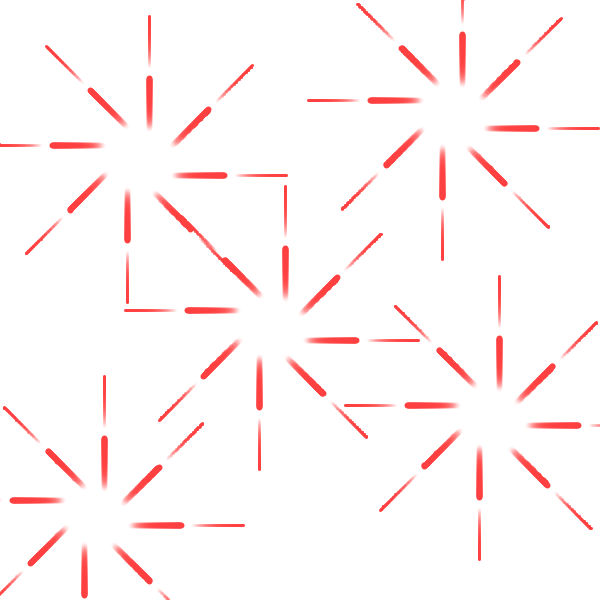
Frame 1 (no input)
Frame 60 (the mouse pressed at the canvas centre just before this capture): identical to frame 1, image omitted
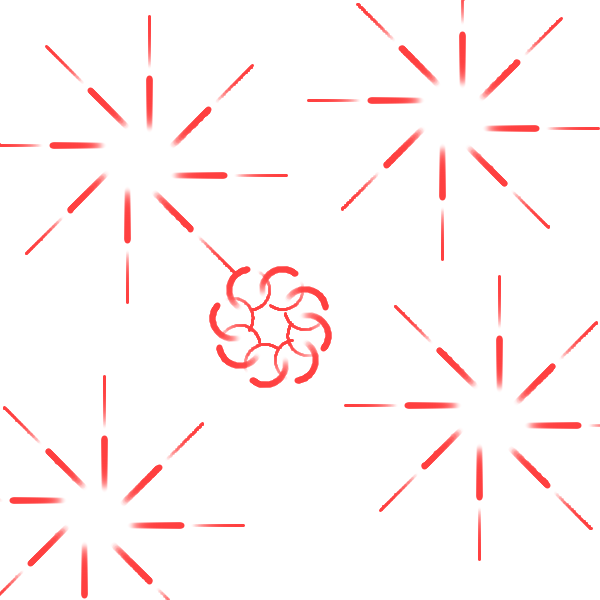
Frame 120 (the mouse held since frame 60 and released just before this capture)

The Processing sketch that drew these frames (run headless with seeded random() and noise(); from frame 60 on, the mouse is pressed at the canvas centre):

// Processing sketch: processing_15279
// ── processing_15279.pde

float inc=0.0;
float inc2=0.0;
float inc3=0.0;
float inc4=0.0;
float inc5=0.0;
void setup(){
  size(600,600);
  smooth();
}

void draw(){
  background(255);
  int [] x={285,435,340,50,-260,-410,-310,-25};
  int [] y={310,20,-295,-445,-345,-60,250,405};
  for(int m=0;m<x.length;m++){
    flower1(x[m],y[m],1,0.003);
    }
  int [] a={105,443,525,305,-85,-420,-500,-285};
  int [] b={500,280,-120,-455,-533,-315,75,415};
  for(int w=0;w<x.length;w++){
    flower2(a[w],b[w],1,0.003);
  }
  int [] d={500,650,425,-44,-480,-630,-405,63};
  int [] e={400,-70,-517,-668,-435,32,470,620};
  for(int f=0;f<x.length;f++){
    flower3(d[f],e[f],1,0.003);
    }
  int [] g={150,225,175,27,-128,-198,-145,0};
  int [] h={140,-8,-163,-235,-178,-37,115,190};
  for(int j=0;j<x.length;j++){
    flower4(g[j],h[j],1,0.003);
    }
  int [] k={463,410,128,-227,-443,-390,-100,250};
  int [] l={96,-260,-475,-425,-135,218,433,380};
  for(int n=0;n<x.length;n++){
    flower5(k[n],l[n],1,0.003);
    }
}
  
  void flower1(int x,int y,int segmentLength,float increment){
    if((mouseX>=200)&&(mouseX<=350)&&(mouseY>=230)&&(mouseY<=420)){
      inc+=increment;
    }else{
      inc=inc;
    }
    float angle=sin(inc)/20;
    pushMatrix();
    translate(x,y);
    for(int i=6;i>0;i-=2.5){
      for(int c=-50;c<=255;c+=5){
      stroke(255,64,64,c);
      strokeWeight(i);
      line(0,0,0,-segmentLength);
      translate(0,-segmentLength);
      rotate(angle);
      }
    }
    popMatrix();
    rotate(PI/4);
}

void flower2(int a,int b,int segmentLength,float increment){
    if((mouseX>=0)&&(mouseX<=200)&&(mouseY>=400)&&(mouseY<=600)){
      inc2+=increment;
    }else{
      inc2=inc2;
    }
    float angle=sin(inc2)/20;
    pushMatrix();
    translate(a,b);
    for(int i=6;i>0;i-=2.5){
      for(int c=-50;c<=255;c+=5){
      stroke(255,64,64,c);
      strokeWeight(i);
      line(0,0,0,-segmentLength);
      translate(0,-segmentLength);
      rotate(angle);
      }
    }
    popMatrix();
    rotate(PI/4);
}
 
  void flower3(int d,int e,int segmentLength,float increment){
    if((mouseX>=400)&&(mouseX<=600)&&(mouseY>=300)&&(mouseY<=500)){
      inc3+=increment;
    }else{
      inc3=inc3;
    }
    float angle=sin(inc3)/20;
    pushMatrix();
    translate(d,e);
    for(int i=6;i>0;i-=2.5){
      for(int c=-50;c<=255;c+=5){
      stroke(255,64,64,c);
      strokeWeight(i);
      line(0,0,0,-segmentLength);
      translate(0,-segmentLength);
      rotate(angle);
      }
    }
    popMatrix();
    rotate(PI/4);
}
 
  void flower4(int g,int h,int segmentLength,float increment){
    if((mouseX>=60)&&(mouseX<=200)&&(mouseY>=60)&&(mouseY<=200)){
      inc4+=increment;
    }else{
      inc4=inc4;
    }
    float angle=sin(inc4)/20;
    pushMatrix();
    translate(g,h);
    for(int i=6;i>0;i-=2.5){
      for(int c=-50;c<=255;c+=5){
      stroke(255,64,64,c);
      strokeWeight(i);
      line(0,0,0,-segmentLength);
      translate(0,-segmentLength);
      rotate(angle);
      }
    }
    popMatrix();
    rotate(PI/4);
}
 
  void flower5(int k,int l,int segmentLength,float increment){
    if((mouseX>=340)&&(mouseX<=550)&&(mouseY>=0)&&(mouseY<=200)){
      inc5+=increment;
    }else{
      inc5=inc5;
    }
    float angle=sin(inc5)/20;
    pushMatrix();
    translate(k,l);
    for(int i=6;i>0;i-=2.5){
      for(int c=-50;c<=255;c+=5){
      stroke(255,64,64,c);
      strokeWeight(i);
      line(0,0,0,-segmentLength);
      translate(0,-segmentLength);
      rotate(angle);
      }
    }
    popMatrix();
    rotate(PI/4);
}
